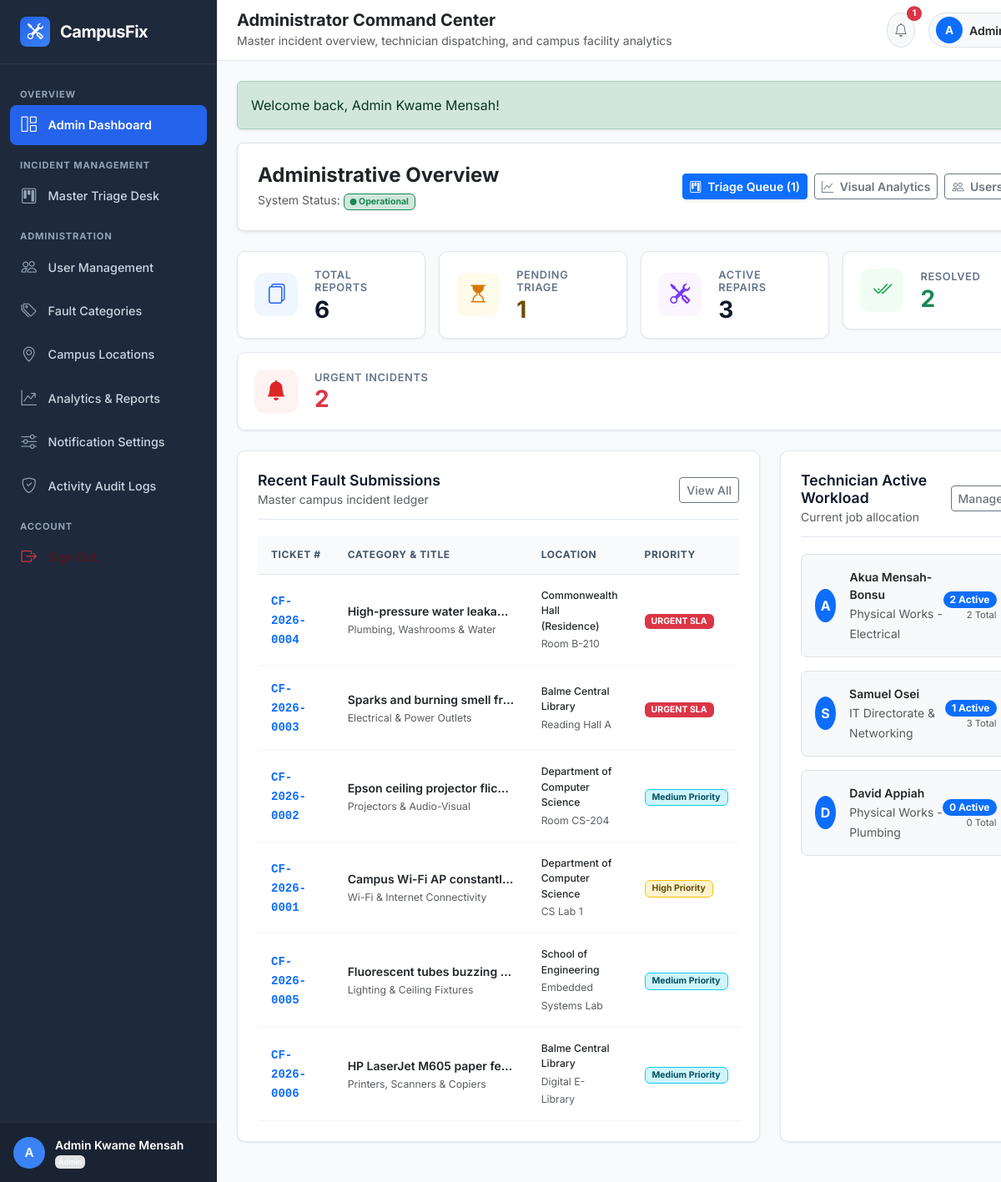
Page /admin/dashboard.php (signed in) on the committed database.
### tables this page shows
CREATE TABLE `tickets` (
  `id` INT UNSIGNED NOT NULL AUTO_INCREMENT,
  `ticket_number` VARCHAR(30) NOT NULL COMMENT 'Human-readable unique ID, e.g., CF-2026-0001',
  `reporter_id` INT UNSIGNED NOT NULL,
  `category_id` INT UNSIGNED NOT NULL,
  `location_id` INT UNSIGNED NOT NULL,
  `location_details` VARCHAR(255) DEFAULT NULL COMMENT 'Extra specific notes e.g. Near 3rd window from left',
  `title` VARCHAR(200) NOT NULL,
  `description` TEXT NOT NULL,
  `severity` ENUM('low', 'medium', 'high', 'critical') NOT NULL DEFAULT 'medium',
  `priority` ENUM('low', 'medium', 'high', 'urgent') NOT NULL DEFAULT 'medium',
  `status` ENUM('pending', 'assigned', 'in_progress', 'resolved', 'closed', 'reopened', 'cancelled') NOT NULL DEFAULT 'pending',
  `assigned_to` INT UNSIGNED DEFAULT NULL COMMENT 'Technician currently assigned',
  `assigned_at` DATETIME DEFAULT NULL,
  `resolved_at` DATETIME DEFAULT NULL,
  `closed_at` DATETIME DEFAULT NULL,
  `resolution_notes` TEXT DEFAULT NULL COMMENT 'Summary of repair work done by technician',
  `satisfaction_rating` TINYINT UNSIGNED DEFAULT NULL COMMENT '1 to 5 star rating by student reporter upon resolution',
  `satisfaction_feedback` TEXT DEFAULT NULL,
  `billing_amount` DECIMAL(10,2) NOT NULL DEFAULT 0.00 COMMENT 'Repair/Material surcharge if billable',
  `billing_description` VARCHAR(255) DEFAULT NULL COMMENT 'Reason for surcharge (e.g. Replacement Lamp/Cable)',
  `payment_status` ENUM('not_required', 'pending', 'paid', 'waived') NOT NULL DEFAULT 'not_required',
  `created_at` DATETIME NOT NULL DEFAULT CURRENT_TIMESTAMP,
  `updated_at` DATETIME NOT NULL DEFAULT CURRENT_TIMESTAMP ON UPDATE CURRENT_TIMESTAMP,
  PRIMARY KEY (`id`),
  UNIQUE KEY `uk_tickets_ticket_number` (`ticket_number`),
  KEY `idx_tickets_reporter` (`reporter_id`),
  KEY `idx_tickets_assigned_to` (`assigned_to`),
  KEY `idx_tickets_category` (`category_id`),
  KEY `idx_tickets_location` (`location_id`),
  KEY `idx_tickets_status` (`status`),
  KEY `idx_tickets_payment_status` (`payment_status`),
  KEY `idx_tickets_severity` (`severity`),
  KEY `idx_tickets_priority` (`priority`),
  KEY `idx_tickets_created_at` (`created_at`),
  CONSTRAINT `fk_tickets_reporter` FOREIGN KEY (`reporter_id`) REFERENCES `users` (`id`) ON UPDATE CASCADE,
  CONSTRAINT `fk_tickets_assigned_to` FOREIGN KEY (`assigned_to`) REFERENCES `users` (`id`) ON DELETE SET NULL ON UPDATE CASCADE,
  CONSTRAINT `fk_tickets_category` FOREIGN KEY (`category_id`) REFERENCES `categories` (`id`) ON UPDATE CASCADE,
  CONSTRAINT `fk_tickets_location` FOREIGN KEY (`location_id`) REFERENCES `campus_locations` (`id`) ON UPDATE CASCADE
);

CREATE TABLE `categories` (
  `id` INT UNSIGNED NOT NULL AUTO_INCREMENT,
  `name` VARCHAR(100) NOT NULL,
  `slug` VARCHAR(100) NOT NULL,
  `description` TEXT DEFAULT NULL,
  `department_in_charge` VARCHAR(100) DEFAULT 'General Services',
  `icon` VARCHAR(50) DEFAULT 'bi-gear' COMMENT 'Bootstrap Icon class name',
  `color_code` VARCHAR(20) DEFAULT '#0d6efd' COMMENT 'Hex color code for UI badges',
  `is_active` TINYINT(1) NOT NULL DEFAULT 1,
  `created_at` DATETIME NOT NULL DEFAULT CURRENT_TIMESTAMP,
  PRIMARY KEY (`id`),
  UNIQUE KEY `uk_categories_name` (`name`),
  UNIQUE KEY `uk_categories_slug` (`slug`),
  KEY `idx_categories_is_active` (`is_active`)
);

CREATE TABLE `campus_locations` (
  `id` INT UNSIGNED NOT NULL AUTO_INCREMENT,
  `building_name` VARCHAR(100) NOT NULL,
  `building_code` VARCHAR(20) NOT NULL,
  `floor` VARCHAR(50) NOT NULL COMMENT 'Ground Floor, 1st Floor, 2nd Floor, etc.',
  `room_number` VARCHAR(50) DEFAULT NULL COMMENT 'Room CS-101, Reading Hall A, etc.',
  `area_description` VARCHAR(255) DEFAULT NULL,
  `is_active` TINYINT(1) NOT NULL DEFAULT 1,
  `created_at` DATETIME NOT NULL DEFAULT CURRENT_TIMESTAMP,
  PRIMARY KEY (`id`),
  KEY `idx_locations_building_code` (`building_code`),
  KEY `idx_locations_is_active` (`is_active`)
);

CREATE TABLE `users` (
  `id` INT UNSIGNED NOT NULL AUTO_INCREMENT,
  `user_code` VARCHAR(30) NOT NULL COMMENT 'Unique identifier (e.g., ADM-2026-001, TECH-2026-001, STU-2026-101)',
  `full_name` VARCHAR(100) NOT NULL,
  `email` VARCHAR(150) NOT NULL,
  `phone` VARCHAR(25) DEFAULT NULL,
  `password_hash` VARCHAR(255) NOT NULL,
  `role` ENUM('student', 'technician', 'admin') NOT NULL DEFAULT 'student',
  `department` VARCHAR(100) DEFAULT NULL COMMENT 'Academic department or technical unit',
  `status` ENUM('active', 'inactive', 'suspended') NOT NULL DEFAULT 'active',
  `avatar` VARCHAR(255) DEFAULT NULL COMMENT 'Path to profile image or avatar',
  `reset_token` VARCHAR(100) DEFAULT NULL,
  `reset_token_expires_at` DATETIME DEFAULT NULL,
  `created_at` DATETIME NOT NULL DEFAULT CURRENT_TIMESTAMP,
  `updated_at` DATETIME NOT NULL DEFAULT CURRENT_TIMESTAMP ON UPDATE CURRENT_TIMESTAMP,
  PRIMARY KEY (`id`),
  UNIQUE KEY `uk_users_user_code` (`user_code`),
  UNIQUE KEY `uk_users_email` (`email`),
  KEY `idx_users_role_status` (`role`, `status`)
);

### admin/dashboard.php (the view, shortened to what the rows shown need)
<?php
require_once __DIR__ . '/../includes/functions.php';
$recentSubmissions = [];
$technicians = [];
try {
    $pdo = get_db_connection();
    $recentStmt = $pdo->query("
        SELECT t.*, c.name as category_name, c.icon as category_icon,
               l.building_name, l.room_number,
               r.full_name as reporter_name,
               tech.full_name as technician_name
        FROM tickets t
        JOIN categories c ON t.category_id = c.id
        JOIN campus_locations l ON t.location_id = l.id
        JOIN users r ON t.reporter_id = r.id
        LEFT JOIN users tech ON t.assigned_to = tech.id
        ORDER BY t.created_at DESC
        LIMIT 10
    ");
    $recentSubmissions = $recentStmt->fetchAll();
    $techStmt = $pdo->query("
        SELECT u.id, u.full_name, u.department, u.email,
               COUNT(t.id) as total_assigned,
               SUM(CASE WHEN t.status IN ('assigned', 'in_progress', 'reopened') THEN 1 ELSE 0 END) as active_jobs
        FROM users u
        LEFT JOIN tickets t ON u.id = t.assigned_to
        WHERE u.role = 'technician' AND u.status = 'active'
        GROUP BY u.id, u.full_name, u.department, u.email
        ORDER BY active_jobs DESC
    ");
    $technicians = $techStmt->fetchAll();
} catch (Exception $e) {
    flash_message('danger', 'Error loading administrative metrics: ' . $e->getMessage());
}
include_once INCLUDES_PATH . 'header.php';
?>
<div class="d-flex flex-column flex-1 w-100">
    <?php include_once INCLUDES_PATH . 'navbar.php'; ?>
    <div class="container-fluid px-0">
        <div class="row g-4 mb-4">
            <div class="col-xl-8">
                <div class="cf-card mb-0 h-100">
                    <?php if (empty($recentSubmissions)): ?>
                        <div class="empty-state py-4">
                            <i class="bi bi-folder2-open empty-state-icon"></i>
                            <h6 class="empty-state-title">No Incident Reports in Database</h6>
                            <p class="empty-state-text">Import <code>database/campusfix.sql</code> to load demonstration incidents.</p>
                        </div>
                    <?php else: ?>
                        <div class="table-responsive">
                            <table class="cf-table">
                                <thead>
                                    <tr>
                                        <th>Ticket #</th>
                                        <th>Category & Title</th>
                                        <th>Location</th>
                                        <th>Priority</th>
                                    </tr>
                                </thead>
                                <tbody>
                                    <?php foreach ($recentSubmissions as $row): ?>
                                        <tr>
                                            <td>
                                                <a href="<?= BASE_URL ?>admin/ticket-details.php?id=<?= $row['id'] ?>" class="fw-bold font-monospace text-primary text-decoration-none">
                                                    <?= htmlspecialchars($row['ticket_number']) ?>
                                                </a>
                                            </td>
                                            <td>
                                                <div class="fw-semibold text-dark text-truncate" style="max-width: 200px;">
                                                    <?= htmlspecialchars($row['title']) ?>
                                                </div>
                                                <small class="text-muted"><?= htmlspecialchars($row['category_name']) ?></small>
                                            </td>
                                            <td>
                                                <div class="small fw-medium text-dark"><?= htmlspecialchars($row['building_name']) ?></div>
                                                <small class="text-muted"><?= htmlspecialchars($row['room_number'] ?? 'General') ?></small>
                                            </td>
                                            <td><?= render_priority_badge($row['priority']) ?></td>
                                        </tr>
                                    <?php endforeach; ?>
                                </tbody>
                            </table>
                        </div>
                    <?php endif; ?>
                </div>
            </div>
            <div class="col-xl-4">
                <div class="cf-card mb-0 h-100">
                    <?php if (empty($technicians)): ?>
                        <p class="text-muted small">No active technicians found.</p>
                    <?php else: ?>
                        <div class="d-flex flex-column gap-3">
                            <?php foreach ($technicians as $t): ?>
                                <div class="p-3 rounded-3 border bg-light d-flex align-items-center justify-content-between">
                                    <div class="d-flex align-items-center gap-3">
                                        <div class="bg-primary text-white rounded-circle d-flex align-items-center justify-content-center fw-bold" style="width: 40px; height: 40px;">
                                            <?= strtoupper(substr($t['full_name'], 0, 1)) ?>
                                        </div>
                                        <div>
                                            <div class="fw-semibold text-dark small"><?= htmlspecialchars($t['full_name']) ?></div>
                                            <small class="text-muted"><?= htmlspecialchars($t['department'] ?? 'Technical Artisan') ?></small>
                                        </div>
                                    </div>
                                    <div class="text-end">
                                        <span class="badge <?= ($t['active_jobs'] > 3) ? 'bg-danger' : 'bg-primary' ?> rounded-pill px-2 py-1">
                                            <?= $t['active_jobs'] ?> Active
                                        </span>
                                        <div class="text-muted" style="font-size: 0.7rem;"><?= $t['total_assigned'] ?> Total</div>
                                    </div>
                                </div>
                            <?php endforeach; ?>
                        </div>
                    <?php endif; ?>
                </div>
            </div>
        </div>
    </div>
</div>
<?php include_once INCLUDES_PATH . 'footer.php'; ?>

### includes/functions.php (shortened to what the rows shown need)
<?php
function render_priority_badge(string $priority): string
{
    $map = [
        'low'    => ['class' => 'bg-light text-muted border', 'label' => 'Low Priority'],
        'medium' => ['class' => 'bg-info-subtle text-info-emphasis border border-info', 'label' => 'Medium Priority'],
        'high'   => ['class' => 'bg-warning-subtle text-warning-emphasis border border-warning', 'label' => 'High Priority'],
        'urgent' => ['class' => 'bg-danger text-white fw-bold', 'label' => 'URGENT SLA']
    ];
    $cfg = $map[strtolower($priority)] ?? ['class' => 'badge bg-secondary', 'label' => ucfirst($priority)];
    return sprintf('<span class="badge %s px-2 py-1 rounded-2">%s</span>', $cfg['class'], htmlspecialchars($cfg['label']));
}

### rows in the picture
tickets: ticket_number "CF-2026-0004", title "High-pressure water leaka…", category.name "Plumbing, Washrooms & Water", location.building_name "Commonwealth Hall (Residence)", location.room_number "Room B-210", priority "URGENT SLA"
tickets: ticket_number "CF-2026-0003", title "Sparks and burning smell fr…", category.name "Electrical & Power Outlets", location.building_name "Balme Central Library", location.room_number "Reading Hall A", priority "URGENT SLA"
tickets: ticket_number "CF-2026-0002", title "Epson ceiling projector flic…", category.name "Projectors & Audio-Visual", location.building_name "Department of Computer Science", location.room_number "Room CS-204", priority "Medium Priority"
tickets: ticket_number "CF-2026-0001", title "Campus Wi-Fi AP constantl…", category.name "Wi-Fi & Internet Connectivity", location.building_name "Department of Computer Science", location.room_number "CS Lab 1", priority "High Priority"
tickets: ticket_number "CF-2026-0005", title "Fluorescent tubes buzzing…", category.name "Lighting & Ceiling Fixtures", location.building_name "School of Engineering", location.room_number "Embedded Systems Lab", priority "Medium Priority"
tickets: ticket_number "CF-2026-0006", title "HP LaserJet M605 paper fe…", category.name "Printers, Scanners & Copiers", location.building_name "Balme Central Library", location.room_number "Digital E-Library", priority "Medium Priority"
users: full_name "A", full_name "Akua Mensah-Bonsu", department "Physical Works - Electrical", active_jobs "2", total_assigned "2"
users: full_name "S", full_name "Samuel Osei", department "IT Directorate & Networking", active_jobs "1", total_assigned "3"
users: full_name "D", full_name "David Appiah", department "Physical Works - Plumbing", active_jobs "0", total_assigned "0"

### other values in the picture
substr($user['full_name'], 0, 1) "A"
$user['full_name'] "Admin Kwame Mensah"
$user['role'] "Admin"
$pageHeading "Administrator Command Center"
$pageSubtitle "Master incident overview, technician dispatching, and campus facility analytics"
$unreadNotifs "1"
$f['message'] "Welcome back, Admin Kwame Mensah!"
$pendingTriage "1"
$totalTickets "6"
$activeRepairs "3"
$resolvedTickets "2"
$urgentIncidents "2"
